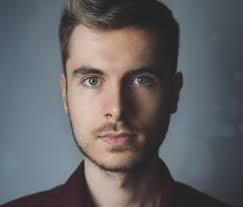
#> input picture download.jpeg, 243 x 207 px
$ jupyter execute mfm_imageproc.ipynb   (older library calls are emulated)
#> lines starting #> are read from the running program, lines starting #| are printed output that depends on the picture; after the words box and inside, x2 and y2 are one past the last pixel; in counts of white or black regions, pixels touching at a corner belong together
### Image Processing Class With opencv
Why we use opencv ....?

Opencv contains:
1. Image processing algoritms (from image grayscaling to Surf Algrithm)
2. Machine Learning algorithms
3. Computer vision (image features: LBP, Hog, fischerface, facerecog, background modelling, yolo)

Opencv Languages:
1. c++
2. python
3. c# (emgucv)

Opencv Installation:
1. pip install opencv (python): a lazy method, sometimes error in showing image
2. build using cmake (recomended)

[cell 1]
# import opencv
import cv2
import numpy as np
import matplotlib.pyplot as plt

#### The most fundamental

1. The concept of image
2. Hello world in image processing: image grayscaling

[cell 2]
img = cv2.imread('download.jpeg')
#> img is the input picture: shape (207, 243, 3); mean B, G, R 100.3, 98.9, 99.5
img = cv2.cvtColor(img, cv2.COLOR_BGR2RGB)
print(img.shape)
#| (207, 243, 3)
plt.imshow(img)
plt.show()

[cell 3]
img_gray = cv2.cvtColor(img, cv2.COLOR_RGB2GRAY)
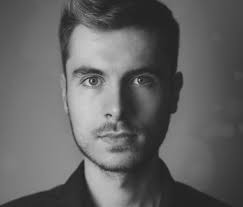
#> img_gray: shape (207, 243); min 25, max 211, mean 99.3
plt.imshow(img_gray)
plt.show()

#### The next step
1. Image binarization techniques: mean vs gaussian vs otsu method
2. Image edge detection: Canny vs sobel
3. image smoothing/denoising: gaussian vs median

[cell 4]
# mean method
th_mean = cv2.adaptiveThreshold(img_gray, 255, cv2.ADAPTIVE_THRESH_MEAN_C, cv2.THRESH_BINARY, 11, 2)
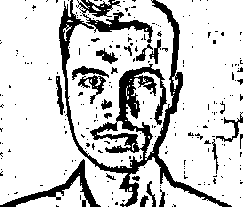
#> th_mean: shape (207, 243); 80.4% white; 237 black regions (213 under 20 px), largest, box (x1, y1, x2, y2) and area: (59, 0, 232, 207) 5497, (76, 0, 153, 43) 940, (0, 159, 101, 207) 902
plt.imshow(th_mean)
plt.show()

[cell 5]
# gaussian method
th_gaussian = cv2.adaptiveThreshold(img_gray, 255, cv2.ADAPTIVE_THRESH_GAUSSIAN_C, cv2.THRESH_BINARY, 11, 2)
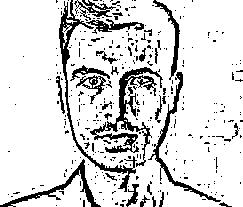
#> th_gaussian: shape (207, 243); 85% white; 344 black regions (313 under 20 px), largest, box (x1, y1, x2, y2) and area: (90, 67, 163, 167) 1552, (59, 0, 137, 192) 1161, (148, 72, 221, 202) 751
plt.imshow(th_gaussian)
plt.show()

[cell 6]
# otsu method
ret2,th_otsu = cv2.threshold(img_gray, 0, 255, cv2.THRESH_BINARY+cv2.THRESH_OTSU)
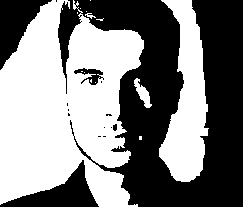
#> th_otsu: shape (207, 243); 51.1% white; 15 black regions (10 under 20 px), largest, box (x1, y1, x2, y2) and area: (58, 0, 243, 207) 20859, (0, 160, 99, 207) 1769, (0, 0, 52, 70) 1679, (74, 68, 104, 85) 223, (113, 124, 117, 131) 24
#> ret2 = 98
plt.imshow(th_otsu)
plt.show()

||||||||||||||
Now Edge Detection
||||||||||||||

[cell 7]
# canny edge
canny = cv2.Canny(img_gray, 100, 200)
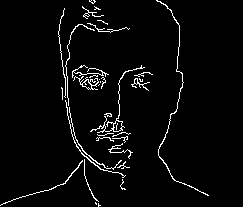
#> canny: shape (207, 243); 3.6% white in thin lines or dots, all inside (x1, y1, x2, y2) = (0, 0, 209, 207)
plt.imshow(canny)
plt.show()

[cell 8]
# sobel
sobelx = cv2.Sobel(img_gray,cv2.CV_64F,1,0,ksize=5)
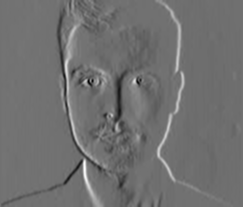
#> sobelx: shape (207, 243) float64; min -4756, max 5962, mean -21.4; drawn with min black and max white
sobely = cv2.Sobel(img_gray,cv2.CV_64F,0,1,ksize=5)
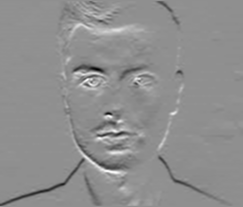
#> sobely: shape (207, 243) float64; min -5196, max 4042, mean -9.6; drawn with min black and max white
plt.imshow(sobelx)
plt.show()
plt.imshow(sobely)
plt.show()

||||||||||||||
Now Image Denoising
||||||||||||||

[cell 9]
kernel = np.ones((5,5),np.float32)/25
dst = cv2.filter2D(img, -1, kernel)
plt.imshow(dst)
plt.show()
